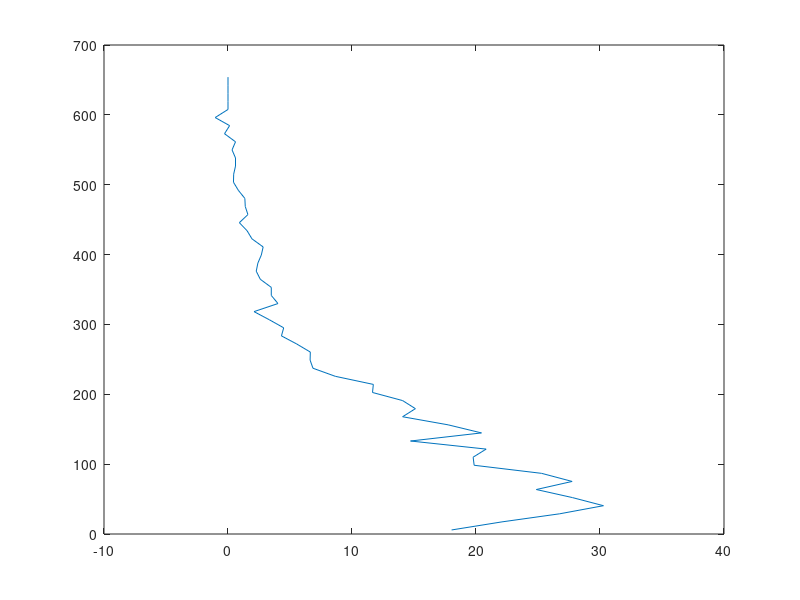
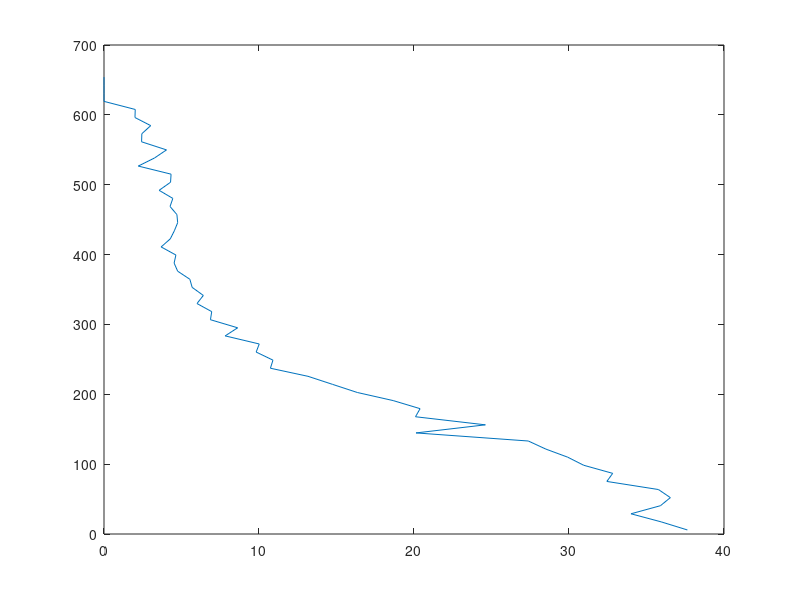
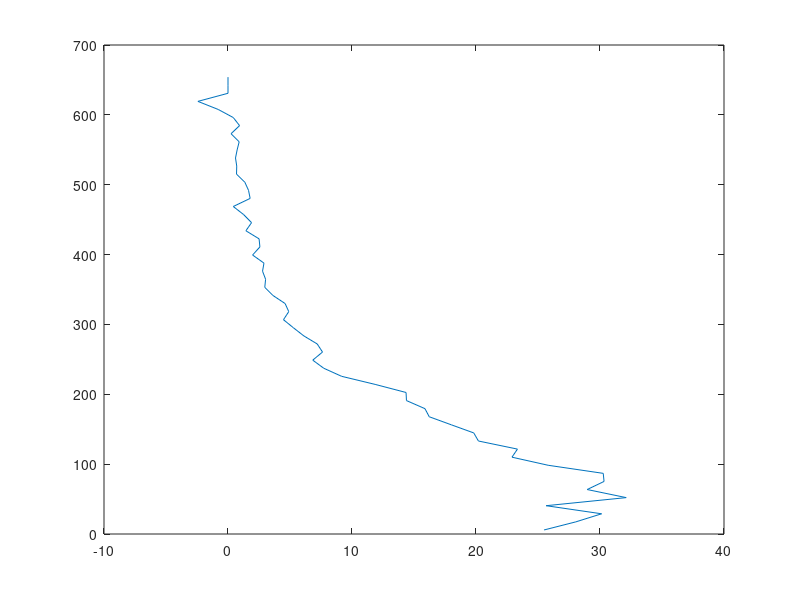
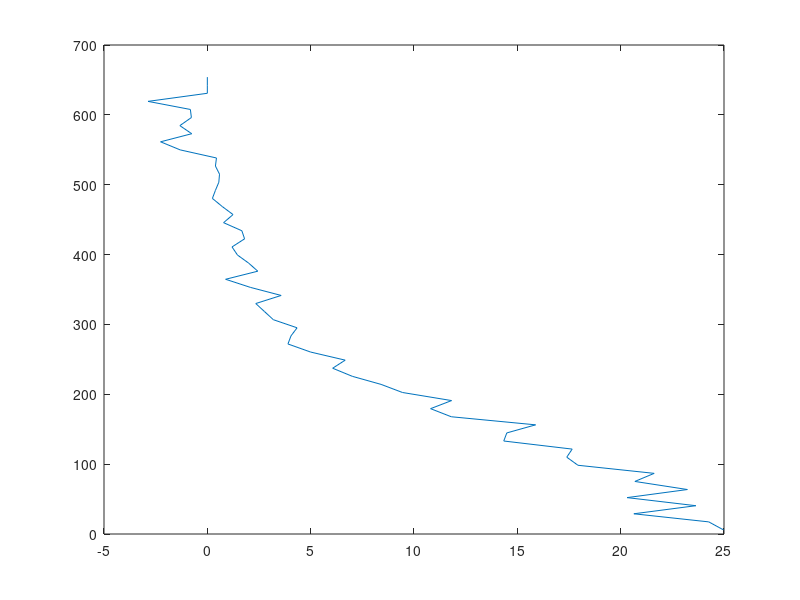

Here is the MATLAB script that generated these plots, in order: (Note: this script raises an error after producing the figures.)
%% Bergmann S Coefficient calculation for Lines 2.49.3 and 9.31.2
close all; clear all; clc;
%%
load('2493 9312 Bergmann.mat'); %Pooled data
%Li = Individual egg length minus mean L over <L>
%aEL = Egg length of embryos
%xx2 = Absolute length bins
%z2 = Measured B values over absolute length (Background subtracted)
%Bthresh = Bicoid thresholds from 1:25 (approx min(max(B0)))


%% Test plots of B profiles
for i = 1:length(aEL)
% figure, plot(xx2,z2(i,:))
figure, plot(z2(i,:), xx2)
end
%% Smoothing
for i = 1:length(aEL)
z2sm(i,:) = smooth(xx2, z2(i,:))
end
%%
figure,
for i = 1:length(aEL)
plot(xx2, z2sm(i,:)); hold on;
end

figure,
for i = 1:length(aEL)
plot(xx2, z2(i,:)); hold on;
end

%% Interpolation
intpb1 = interp1(z2sm(1, 4:44), xx2(4:44), Bthresh);
intpb2 = interp1(z2sm(2, 4:44), xx2(4:44), Bthresh);
intpb3 = interp1(z2sm(3, 4:44), xx2(4:44), Bthresh);
intpb4 = interp1(z2sm(4, 4:44), xx2(4:44), Bthresh);
intpb5 = interp1(z2sm(5, 4:44), xx2(4:44), Bthresh);
intpb6 = interp1(z2sm(6, 4:44), xx2(4:44), Bthresh);
intpb7 = interp1(z2sm(7, 4:44), xx2(4:44), Bthresh);
intpb8 = interp1(z2sm(8, 4:44), xx2(4:44), Bthresh);
intpb9 = interp1(z2sm(9, 4:44), xx2(4:44), Bthresh);
intpb10 = interp1(z2sm(10, 4:44), xx2(4:44), Bthresh);
intpb11 = interp1(z2sm(11, 4:44), xx2(4:44), Bthresh);
intpb12 = interp1(z2sm(12, 4:44), xx2(4:44), Bthresh);
intpb13 = interp1(z2sm(13, 4:44), xx2(4:44), Bthresh);
intpb14 = interp1(z2sm(14, 4:44), xx2(4:44), Bthresh);
intpb15 = interp1(z2sm(15, 4:44), xx2(4:44), Bthresh);
intpb16 = interp1(z2sm(16, 4:44), xx2(4:44), Bthresh);
intpb17 = interp1(z2sm(17, 4:44), xx2(4:44), Bthresh);
intpb18 = interp1(z2sm(18, 4:44), xx2(4:44), Bthresh);
intpb19 = interp1(z2sm(19, 4:44), xx2(4:44), Bthresh);
intpb20 = interp1(z2sm(20, 4:44), xx2(4:44), Bthresh);
intpb21 = interp1(z2sm(21, 4:44), xx2(4:44), Bthresh);



%%
intpb11 = interp1(z2sm(11, 4:50), xx2(4:50), Bthresh)
%%
for i = 1:length(aEL)
intpb(i,:) = interp1(z2sm(i, 4:50), xx2(4:50), Bthresh)
end

%% Testbed
figure, 
plot(intpb1, Bthresh, '.'); hold on;
plot(xx2, z2sm(1,:)); hold on;
set(gca,'YLim', [0, 70])
%% Testbed multi



figure,
plot(intpb, Bthresh, 'o'); hold on;
for i = 11:length(aEL)
plot(xx2, z2sm(i,:)); hold on
end



